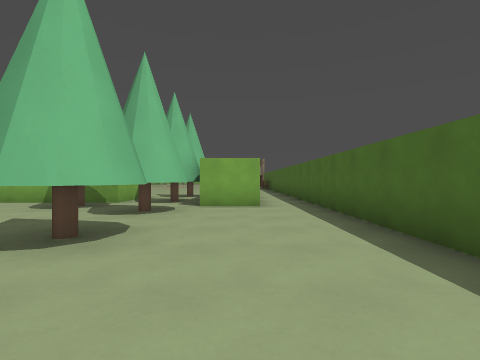
view 1 (above)

24 first-person views from a walk through a 3-D level made in the Godot game engine. The camera is 1.3 m above the floor, looks level and sees 85° across. The floor is counted in squares, 2 m on a side. Each view is taken from the middle of a square. On the plan, view 1 faces up. The plan holds only what a view shows up to about 9 squares ahead; the rest is blank. The place goes on beyond the plan.

view 2
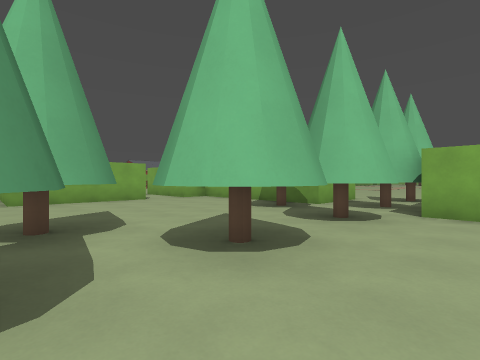

view 3
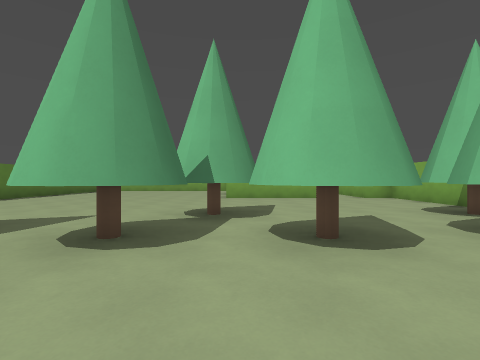

view 4
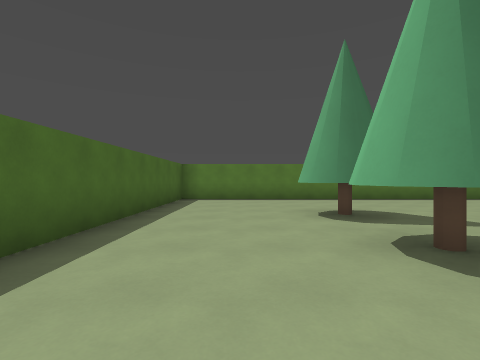

view 5
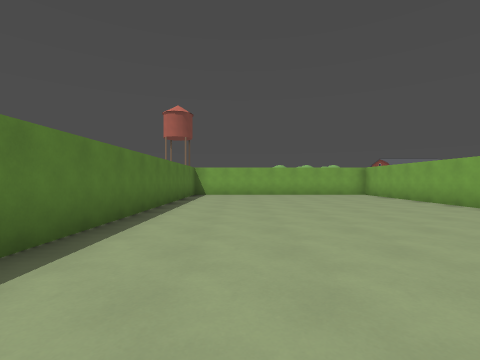

view 6
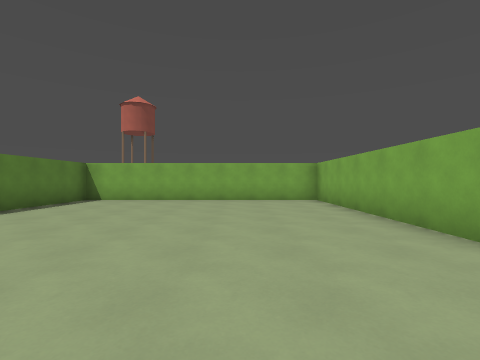

view 7
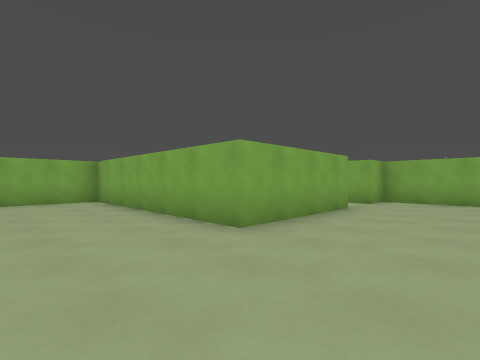

view 8
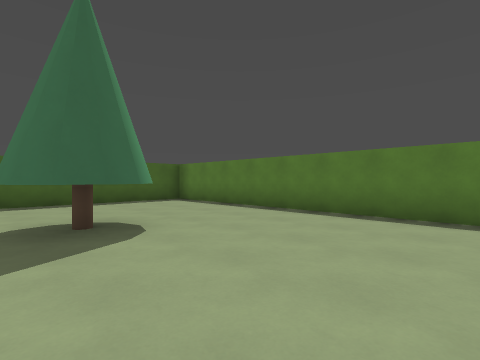

view 9
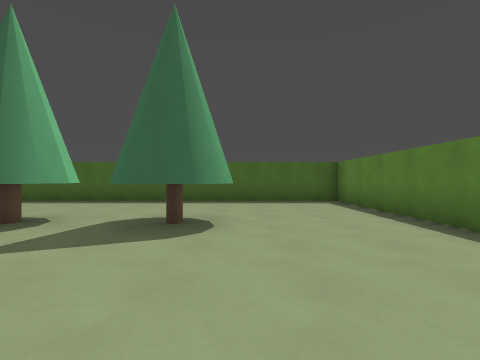

view 10
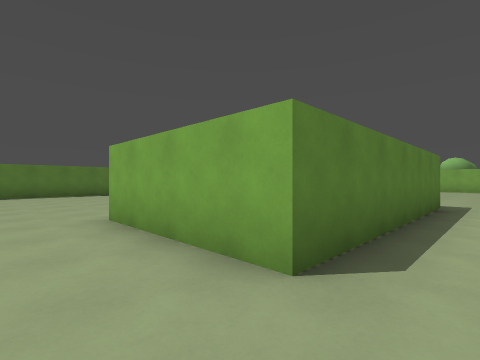

view 11
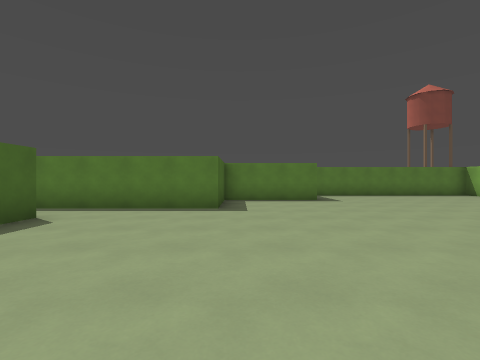

view 12
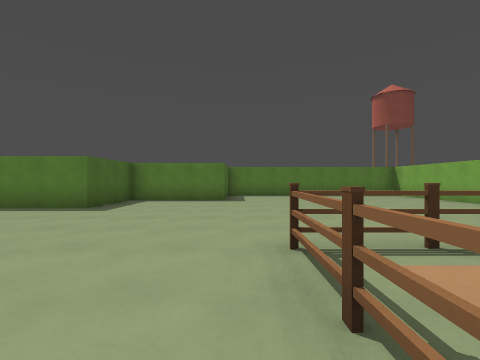

view 13
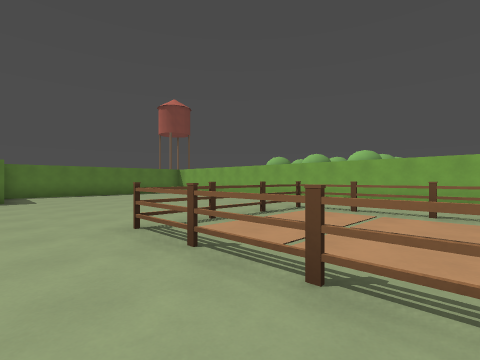

view 14
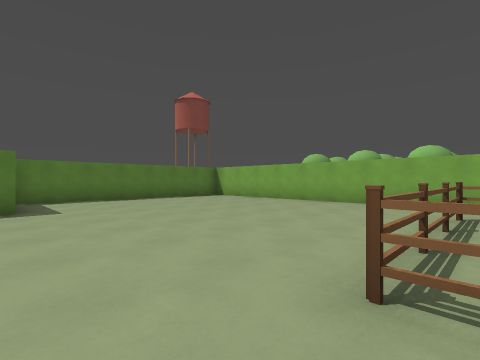

view 15
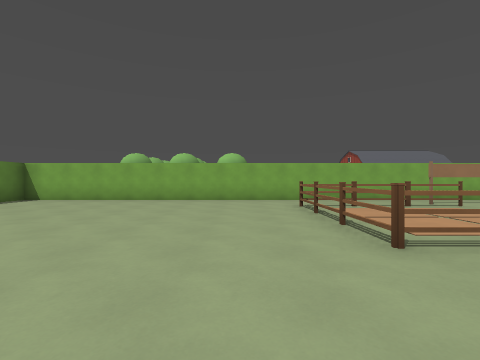

view 16
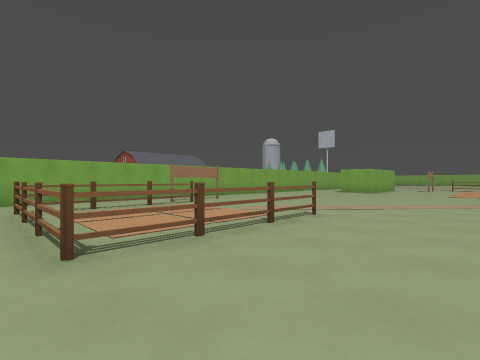

view 17
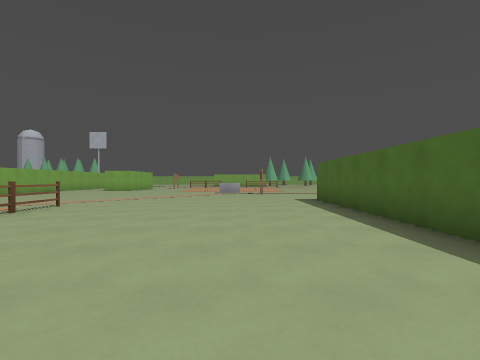

view 18
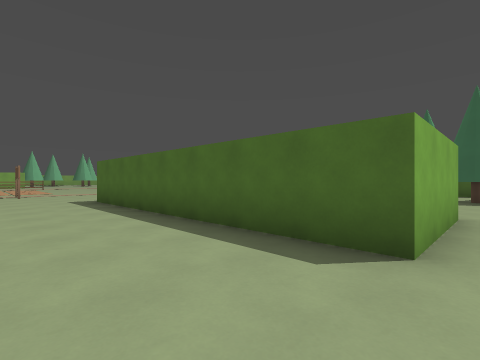

view 19
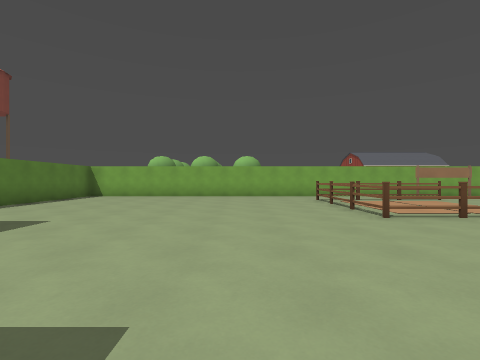

view 20
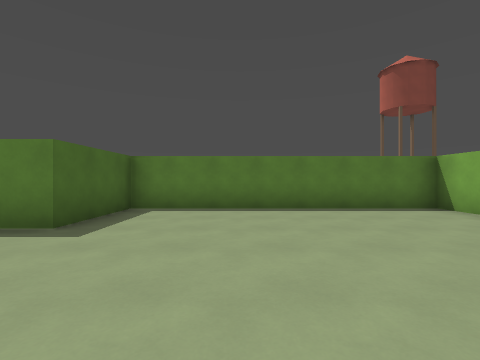

view 21
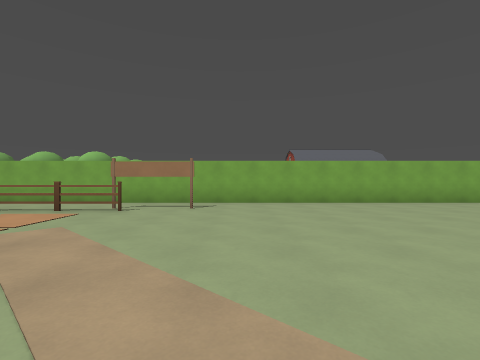

view 22
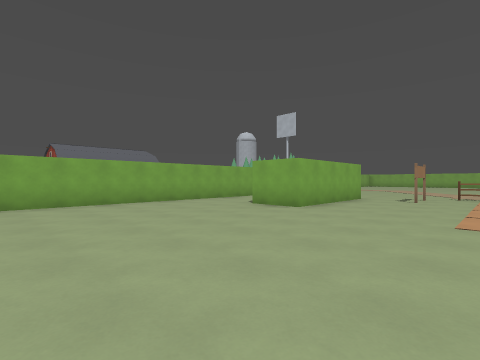

view 23
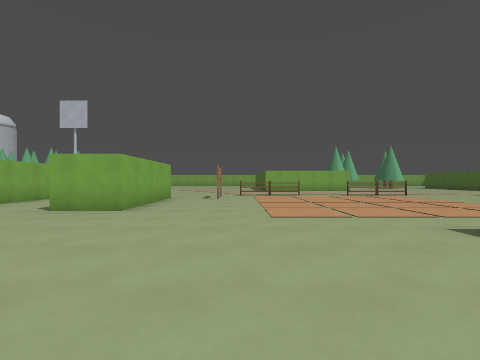

view 24
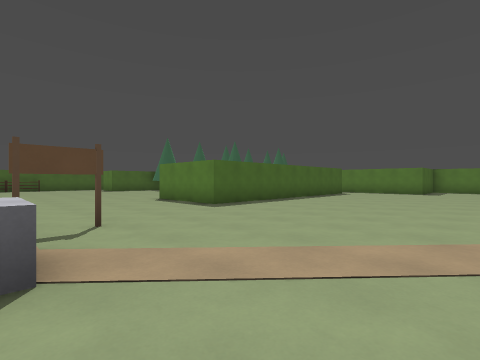

### Floor plan
Key: @ floor where view 1 was taken; # wall or solid block; x gap in a wall; . floor; = window, fence, low wall or low ledge; T thing the floor can be seen under or through; F fence; C crate.
Columns run from 25 left of view 1 to 2 right of it. Each row starts with its distance up from view 1.
 24 #.  #.........
 23 #.. #.........
 22 #..##.........
 21 #............
 20 #...........
 19 #.........CC.
 18 #...........=.......
 17 #...................
 16 #..................
 15 #.................
 14 #.............###
 13 #.#...........#
 12 #.F...F.......#
 11 #.F...F.......#
 10 #.F...F.......#      #
  9 #.FFFFF.......#      #    .#
  8 #.............########### .#
  7 #.............###...######.#
  6 #....................####..#
  5 #..........######......#...#
  4 #..........#    #......x...#
  3 #..........#    #..... T...#
  2 #.......#########....TTT...#
  1 #.......###..........TTT...#
  0 ###########............T.@.#
 -1           #............x...#
 -2           #............#...#
 -3           #................#
 -4           #................#
 -5           #................#
 -6           ##################

Positions as (right, up) in squares from view 1, and headings:
1: (0, 0), facing up
2: (0, 1), facing up-left
3: (1, 2), facing left
4: (0, 3), facing down
5: (-3, -4), facing left
6: (-6, -1), facing left
7: (-6, -1), facing up-left
8: (-6, -1), facing down-right
9: (-6, -3), facing right
10: (-7, 6), facing down-left
11: (-15, 11), facing down
12: (-18, 11), facing down
13: (-17, 12), facing down-left
14: (-17, 9), facing down-left
15: (-16, 7), facing left
16: (-16, 8), facing up-left
17: (-14, 6), facing up
18: (-14, 6), facing up-right
19: (-14, 6), facing left
20: (-20, 6), facing down
21: (-17, 15), facing left
22: (-17, 16), facing up-left
23: (-18, 16), facing up
24: (-17, 19), facing down-right
